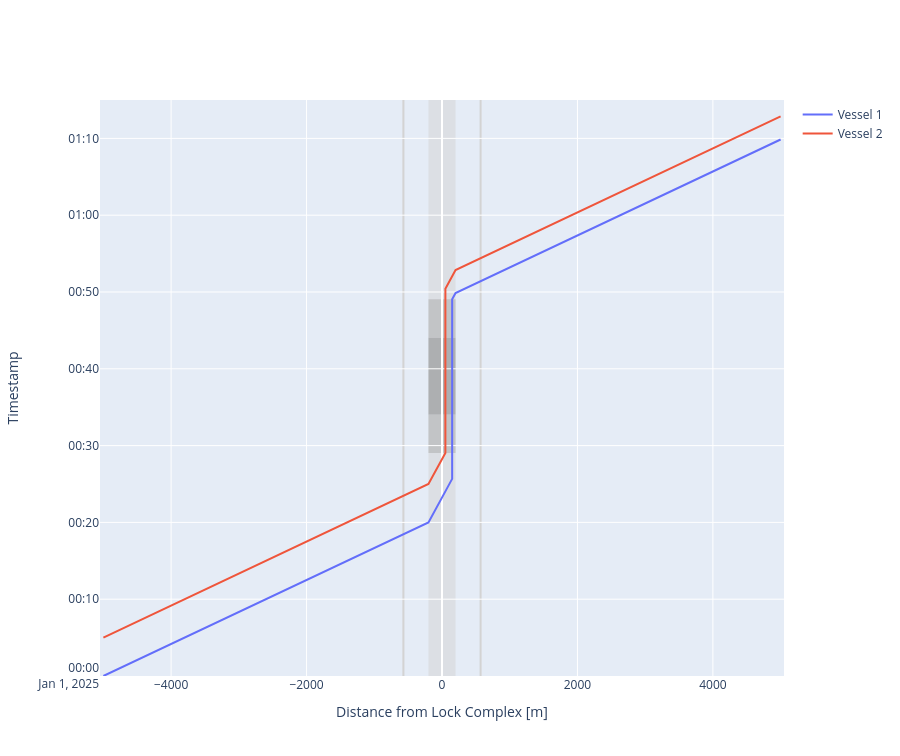

The notebook cell this image was saved under:
### Markdown cell above
##### Time-distance diagram
The time-distance diagram confirms the above.

### Code cell
def cm_to_pixels(cm):
    return cm * 37.8 # Set figure height to 10 cmfig.update_layout(height=cm_to_pixels(10))

# We can plot the time-distance diagram
fig = lock_chamber.plot(xlimmin = -5050, 
                        xlimmax = 5050, 
                        ylimmin = datetime.datetime(2025, 1, 1, 0, 0, 0),
                        ylimmax = datetime.datetime(2025, 1, 1, 1, 15, 0),
                        method='Plotly')

fig.update_layout(height=cm_to_pixels(20))

### Figure 1 — Plotly figure (JSON) as saved in the notebook; plotly's stock layout.template omitted (floating-point values rounded to 4 significant figures)
{"data": [{"mode": "lines", "name": "Vessel 1", "type": "scatter", "x": [-5000.0, -5000.0, -200.0, -200.0, 150.0, 150.0, 150.0, 150.0, 150.0, 150.0, 150.0, 150.0, 200.0, 200.0, 5000.0, 5000.0], "xaxis": "x", "y": ["2025-01-01T00:00:00", "2025-01-01T00:00:00", "2025-01-01T00:20:00", "2025-01-01T00:20:00", "2025-01-01T00:25:40.172786", "2025-01-01T00:29:02.980562", "2025-01-01T00:34:02.980562", "2025-01-01T00:34:02.980562", "2025-01-01T00:44:02.980562", "2025-01-01T00:44:02.980562", "2025-01-01T00:49:02.980562", "2025-01-01T00:49:02.980562", "2025-01-01T00:49:51.576674", "2025-01-01T00:49:51.576674", "2025-01-01T01:09:51.576674", "2025-01-01T01:09:51.576674"], "yaxis": "y"}, {"mode": "lines", "name": "Vessel 2", "type": "scatter", "x": [-5000.0, -5000.0, -200.0, -200.0, 50.0, 50.0, 50.0, 50.0, 50.0, 50.0, 50.0, 50.0, 50.0, 50.0, 200.0, 200.0, 5000.0, 5000.0], "xaxis": "x", "y": ["2025-01-01T00:05:00", "2025-01-01T00:05:00", "2025-01-01T00:25:00", "2025-01-01T00:25:00", "2025-01-01T00:29:02.980562", "2025-01-01T00:29:02.980562", "2025-01-01T00:34:02.980562", "2025-01-01T00:34:02.980562", "2025-01-01T00:44:02.980562", "2025-01-01T00:44:02.980562", "2025-01-01T00:49:02.980562", "2025-01-01T00:49:02.980562", "2025-01-01T00:50:25.788337", "2025-01-01T00:50:25.788337", "2025-01-01T00:52:51.576674", "2025-01-01T00:52:51.576674", "2025-01-01T01:12:51.576674", "2025-01-01T01:12:51.576674"], "yaxis": "y"}], "layout": {"height": 756, "shapes": [{"fillcolor": "lightgrey", "layer": "below", "line": {"width": 0}, "name": "Lock Geometry", "opacity": 0.5, "type": "rect", "x0": -200, "x1": 200, "y0": "2025-01-01T00:00:00", "y1": "2025-01-01T01:15:00"}, {"fillcolor": "darkgrey", "layer": "below", "line": {"width": 0}, "name": "Lock gate closing", "opacity": 0.5, "type": "rect", "x0": -200, "x1": 200, "xref": "x", "y0": "2025-01-01T00:29:02.980562", "y1": "2025-01-01T00:34:02.980562", "yref": "y"}, {"fillcolor": "grey", "layer": "below", "line": {"width": 0}, "name": "Lock levelling", "opacity": 0.5, "type": "rect", "x0": -200, "x1": 200, "xref": "x", "y0": "2025-01-01T00:34:02.980562", "y1": "2025-01-01T00:44:02.980562", "yref": "y"}, {"fillcolor": "darkgrey", "layer": "below", "line": {"width": 0}, "name": "Lock gate opening", "opacity": 0.5, "type": "rect", "x0": -200, "x1": 200, "xref": "x", "y0": "2025-01-01T00:44:02.980562", "y1": "2025-01-01T00:49:02.980562", "yref": "y"}, {"layer": "below", "line": {"color": "lightgrey"}, "type": "line", "x0": -570, "x1": -570, "xref": "x", "y0": 0, "y1": 1, "yref": "y domain"}, {"layer": "below", "line": {"color": "lightgrey"}, "type": "line", "x0": 570, "x1": 570, "xref": "x", "y0": 0, "y1": 1, "yref": "y domain"}], "showlegend": true, "xaxis": {"anchor": "y", "domain": [0, 1], "range": [-5050, 5050], "title": {"text": "Distance from Lock Complex [m]"}}, "yaxis": {"anchor": "x", "domain": [0, 1], "range": ["2025-01-01T00:00:00", "2025-01-01T01:15:00"], "title": {"text": "Timestamp"}}}}
